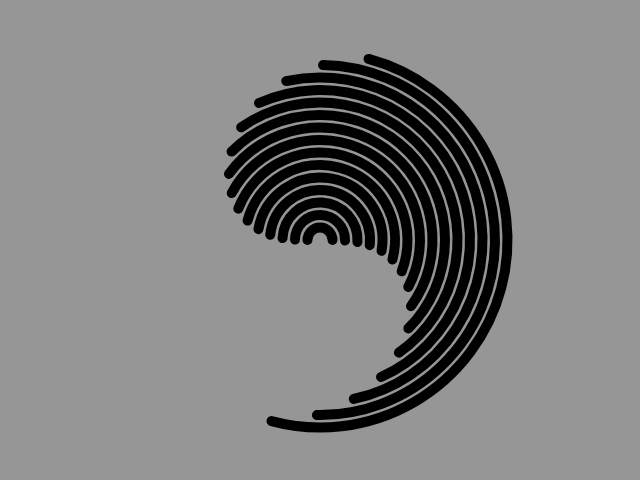
Frame 1 (no input)
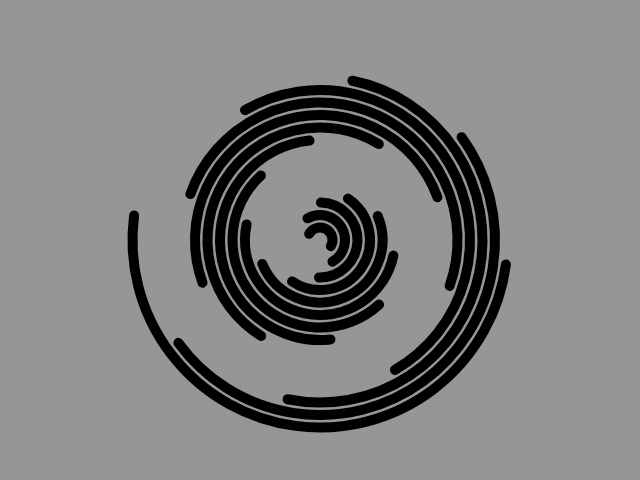
Frame 60 (no input)
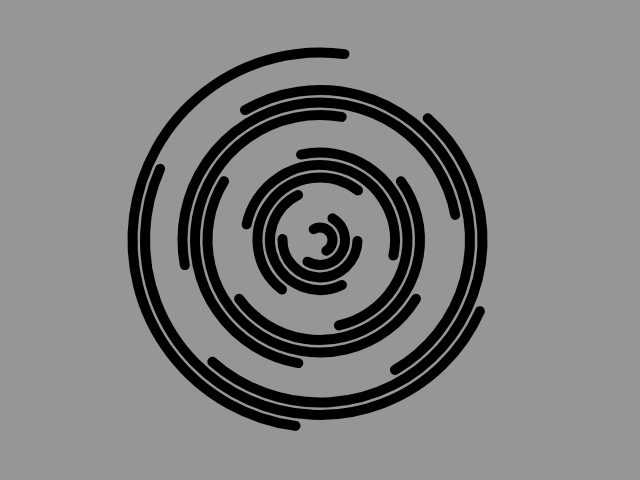
Frame 120 (the mouse pressed at the canvas centre since frame 60)

The p5.js sketch that drew these frames (run headless with seeded random() and noise() and a simulated clock; from frame 60 on, the mouse is pressed at the canvas centre):

// p5.js sketch
// ── sketch.js
let w = 640;
let h = 480;
let angle = 0
let delta_angle = 0.5

function setup () {
	angleMode(DEGREES);
	createCanvas(w, h);
}

function draw() {
	clear();
	background(150);
	translate(w / 2, h / 2);
	
	let d = 25;
	let delta_d = 25;

	fill(200, 200, 200);
	strokeWeight(0);

	noFill();
	for (i = 0; i < 15; i++) {
		rotate(angle + i);

		strokeWeight(10);
		arc(0, 0, d, d, 180, 0);
		d += delta_d;
	}

	angle += delta_angle;
}
